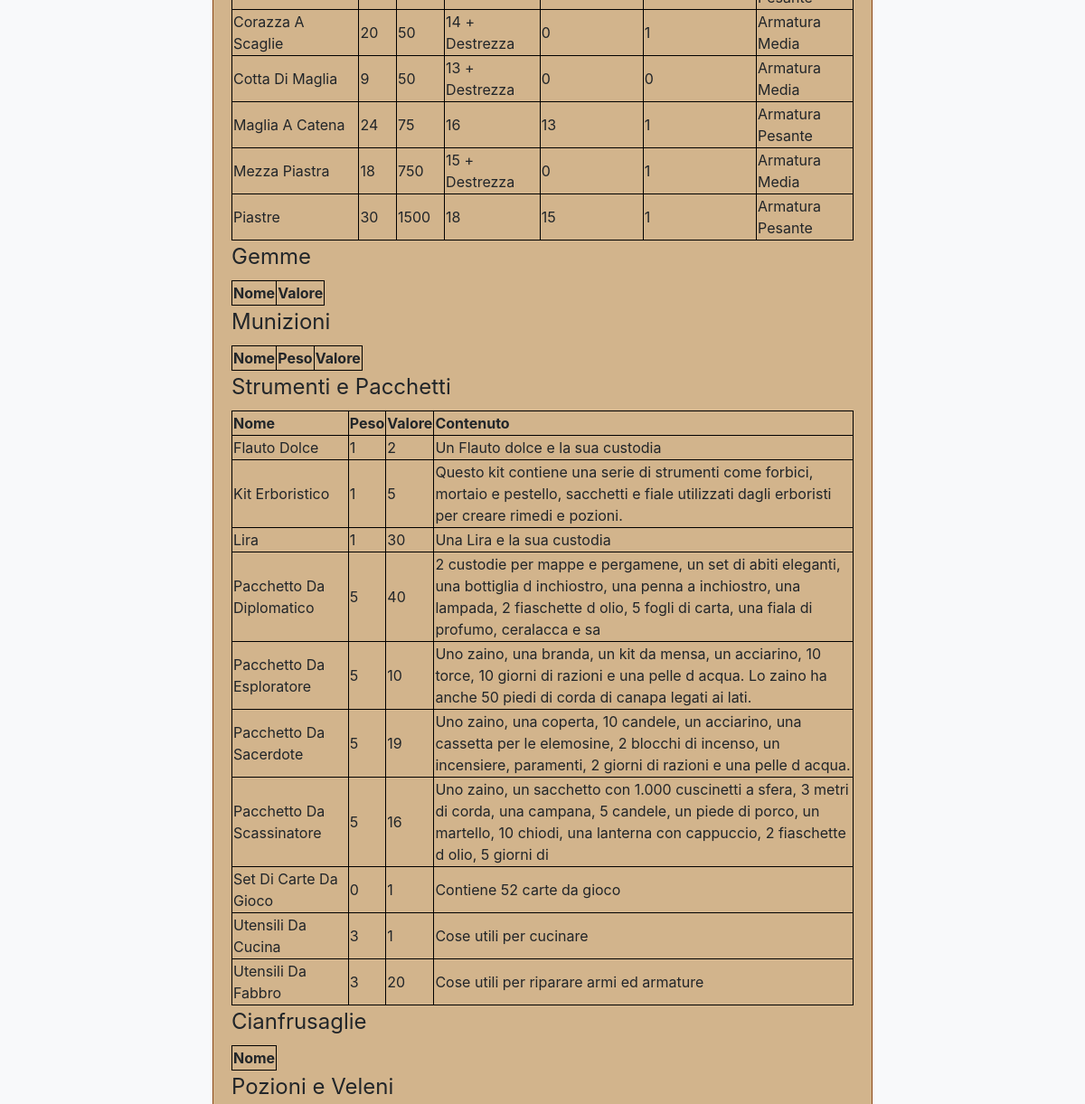
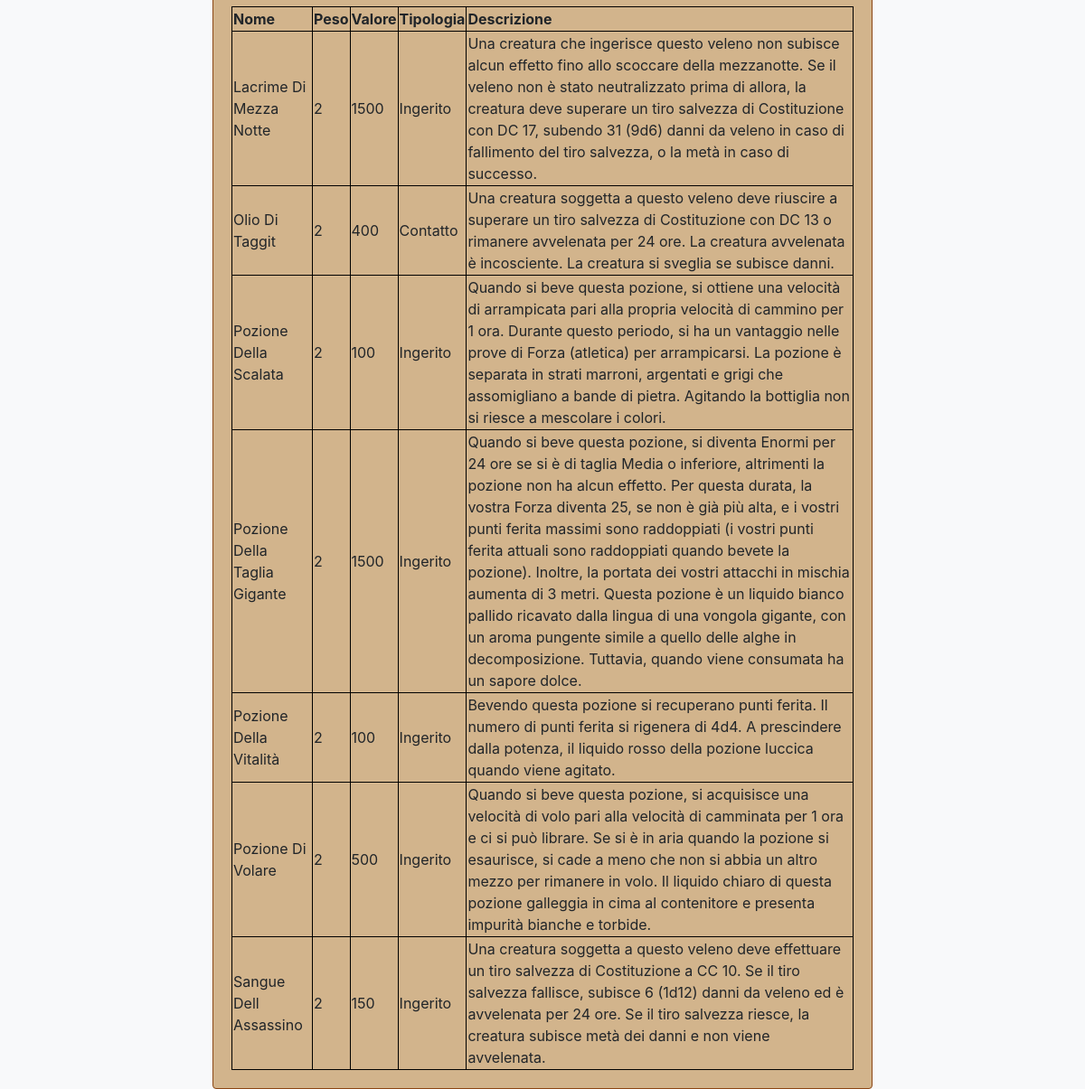
The page /guideoggetti.php (lower part) on the database as committed earlier (2 pictures, top to bottom).
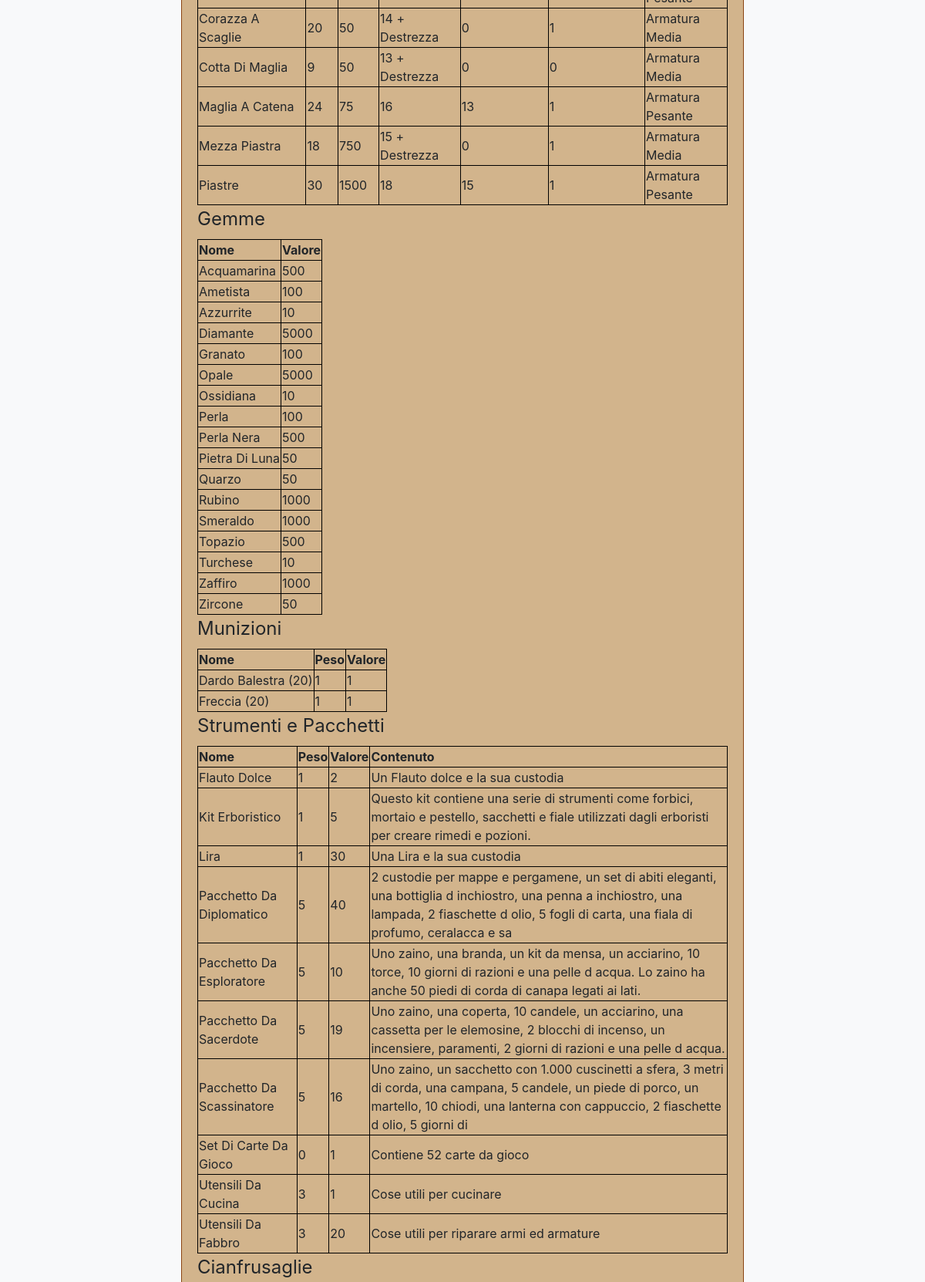
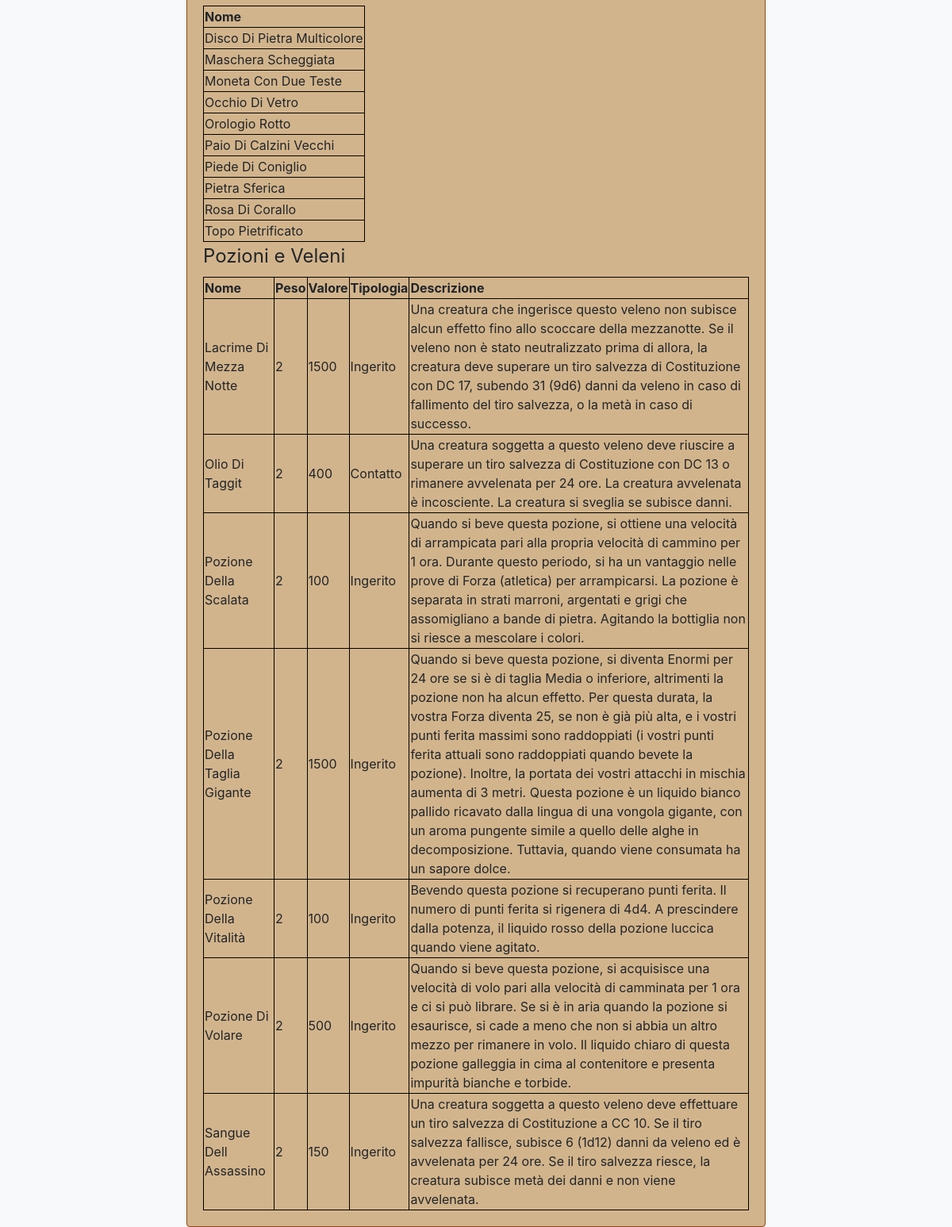
The same page on the database as committed later (2 pictures, top to bottom).
### tables this page shows
CREATE TABLE `oggetto` (
  `Peso` int(11) NOT NULL,
  `Valore` int(11) NOT NULL,
  `Nome` varchar(30) NOT NULL,
  `Descrizione` varchar(1000) DEFAULT NULL,
  `Contenuto` varchar(1000) DEFAULT NULL,
  `Danno` varchar(30) DEFAULT NULL,
  `Tipo_Danno` varchar(30) DEFAULT NULL,
  `Classe_Armatura` varchar(30) DEFAULT NULL,
  `Forza_Necessaria` int(11) DEFAULT NULL,
  `Svantaggio_Furtivita` tinyint(1) DEFAULT NULL,
  `Tipologia` varchar(50) DEFAULT NULL
);

### database.php (called while the page is built, shortened)
<?php
class DatabaseHelper{
    public $db;
    public function __construct($servername, $username, $password, $dbname, $port){
        $this->db = new mysqli($servername, $username, $password, $dbname, $port);
    }
public function getArmors(){
    $query="SELECT Nome, Peso, Valore, Classe_Armatura, Forza_Necessaria, Svantaggio_Furtivita, Tipologia FROM oggetto WHERE Tipologia LIKE 'Armatura %'";
    $stmt = $this->db->prepare($query);
    $stmt->execute();
    $result = $stmt->get_result();
    $weapons=array();
    while ($row = $result->fetch_assoc()){
        $weapons[]=$row;
    }
    return $weapons;
}
public function getGems(){
    $query="SELECT Nome, Valore FROM oggetto WHERE Tipologia LIKE '%Gemma%'";
    $stmt = $this->db->prepare($query);
    $stmt->execute();
    $result = $stmt->get_result();
    $weapons=array();
    while ($row = $result->fetch_assoc()){
        $weapons[]=$row;
    }
    return $weapons;
}
public function getTrinkets(){
    $query="SELECT Nome FROM oggetto WHERE Tipologia LIKE '%Cianfrusaglie%'";
    $stmt = $this->db->prepare($query);
    $stmt->execute();
    $result = $stmt->get_result();
    $weapons=array();
    while ($row = $result->fetch_assoc()){
        $weapons[]=$row;
    }
    return $weapons;
}
public function getPotions(){
    $query="SELECT Nome, Peso, Valore, Tipologia, Descrizione FROM oggetto WHERE (Tipologia LIKE '%Ingerito%') OR (Tipologia LIKE '%Contatto%')";
    $stmt = $this->db->prepare($query);
    $stmt->execute();
    $result = $stmt->get_result();
    $weapons=array();
    while ($row = $result->fetch_assoc()){
        $weapons[]=$row;
    }
    return $weapons;
}
public function getAmmo(){
    $query="SELECT Nome, Peso, Valore FROM oggetto WHERE Tipologia LIKE '%Munizioni%'";
    $stmt = $this->db->prepare($query);
    $stmt->execute();
    $result = $stmt->get_result();
    $weapons=array();
    while ($row = $result->fetch_assoc()){
        $weapons[]=$row;
    }
    return $weapons;
}
public function getTools(){
    $query="SELECT Nome, Peso, Valore, Contenuto FROM oggetto WHERE Contenuto IS NOT NULL";
    $stmt = $this->db->prepare($query);
    $stmt->execute();
    $result = $stmt->get_result();
    $weapons=array();
    while ($row = $result->fetch_assoc()){
        $weapons[]=$row;
    }
    return $weapons;
}
}
?>

### bootstrap.php (called while the page is built, shortened)
<?php
    require_once("database.php");
    $dbh = new DatabaseHelper("localhost", "root", "", "dnd_character_manager", 3306);
?>

### guideoggetti.php (the view, shortened to what the changed rows need)
<?php
    require_once("bootstrap.php");
?>
<!DOCTYPE html>
<html lang="en">
<head>
    <link rel="stylesheet" href="https://stackpath.bootstrapcdn.com/bootstrap/4.5.0/css/bootstrap.min.css">
</head>
<body>
<div class="container">
        <div class="row justify-content-center">
            <div class="col-md-8">
                <div class="card">
                    <div class="card-body">
                    <section>
                    <table>
                    <?php
                    $tuttearmature=$dbh->getArmors();
                    foreach ($tuttearmature as $key){
                      echo "<tr><td>".htmlentities($key["Nome"])."</td>
                      <td>".htmlentities($key["Peso"])."</td>
                      <td>".htmlentities($key["Valore"])."</td>
                      <td>".htmlentities($key["Classe_Armatura"])."</td>
                      <td>".htmlentities($key["Forza_Necessaria"])."</td>
                      <td>".htmlentities($key["Svantaggio_Furtivita"])."</td>
                      <td>".htmlentities($key["Tipologia"])."</td></tr>";
                  }
                    ?>
                     </table>
                     </section>
                    <section>
                    <table>
                      <tr>
                      <th>Nome</th>
                      <th>Valore</th>
                      </tr>
                    <?php
                    $tuttegemme=$dbh->getGems();
                    foreach ($tuttegemme as $key){
                      echo "<tr><td>".htmlentities($key["Nome"])."</td>
                      <td>".htmlentities($key["Valore"])."</td></tr>";
                    }
                    ?>
                     </table>
                     </section>
                     <section>
                    <table>
                      <tr>
                      <th>Nome</th>
                      <th>Peso</th>
                      <th>Valore</th>
                      </tr>
                    <?php
                    $tutteammo=$dbh->getAmmo();
                    foreach ($tutteammo as $key){
                      echo "<tr><td>".htmlentities($key["Nome"])."</td>
                      <td>".htmlentities($key["Peso"])."</td>
                      <td>".htmlentities($key["Valore"])."</td></tr>";
                    }
                    ?>
                     </table>
                     </section>
                     <section>
                    <table>
                      <tr>
                      <th>Nome</th>
                      <th>Peso</th>
                      <th>Valore</th>
                      <th>Contenuto</th>
                      </tr>
                    <?php
                    $tuttitools=$dbh->getTools();
                    foreach ($tuttitools as $key){
                      echo "<tr><td>".htmlentities($key["Nome"])."</td>
                      <td>".htmlentities($key["Peso"])."</td>
                      <td>".htmlentities($key["Valore"])."</td>
                      <td>".htmlentities($key["Contenuto"])."</td></tr>";
                    }
                    ?>
                     </table>
                     </section>
                    <section>
                    <table>
                      <tr>
                      <th>Nome</th>
                      </tr>
                    <?php
                    $cianfrusaglie=$dbh->getTrinkets();
                    foreach ($cianfrusaglie as $key){
                      echo "<tr><td>".htmlentities($key["Nome"])."</td></tr>";
                    }
                    ?>
                     </table>
                     </section>
                     <section>
                    <table>
                      <tr>
                      <th>Nome</th>
                      <th>Peso</th>
                      <th>Valore</th>
                      <th>Tipologia</th>
                      <th>Descrizione</th>
                      </tr>
                    <?php
                    $pozioni=$dbh->getPotions();
                    foreach ($pozioni as $key){
                      echo "<tr><td>".htmlentities($key["Nome"])."</td>
                      <td>".htmlentities($key["Peso"])."</td>
                      <td>".htmlentities($key["Valore"])."</td>
                      <td>".htmlentities($key["Tipologia"])."</td>
                      <td>".htmlentities($key["Descrizione"])."</td></tr>";
                    }
                    ?>
                     </table>
                     </section>
                    </div>
                </div>
            </div>
        </div>
    </div>
</body>
</html>

Rows that differ between the two databases and show on the page:
now on this page (row edited): oggetto: Nome "Acquamarina", Valore "500", shown under "Gemme"
now on this page (row edited): oggetto: Nome "Ametista", Valore "100", shown under "Gemme"
now on this page (row edited): oggetto: Nome "Azzurrite", Valore "10", shown under "Gemme"
now on this page (row edited): oggetto: Nome "Diamante", Valore "5000", shown under "Gemme"
now on this page (row edited): oggetto: Nome "Granato", Valore "100", shown under "Gemme"
now on this page (row edited): oggetto: Nome "Opale", Valore "5000", shown under "Gemme"
now on this page (row edited): oggetto: Nome "Ossidiana", Valore "10", shown under "Gemme"
now on this page (row edited): oggetto: Nome "Perla", Valore "100", shown under "Gemme"
now on this page (row edited): oggetto: Nome "Perla Nera", Valore "500", shown under "Gemme"
now on this page (row edited): oggetto: Nome "Pietra Di Luna", Valore "50", shown under "Gemme"
now on this page (row edited): oggetto: Nome "Quarzo", Valore "50", shown under "Gemme"
now on this page (row edited): oggetto: Nome "Rubino", Valore "1000", shown under "Gemme"
now on this page (row edited): oggetto: Nome "Smeraldo", Valore "1000", shown under "Gemme"
now on this page (row edited): oggetto: Nome "Topazio", Valore "500", shown under "Gemme"
now on this page (row edited): oggetto: Nome "Turchese", Valore "10", shown under "Gemme"
now on this page (row edited): oggetto: Nome "Zaffiro", Valore "1000", shown under "Gemme"
now on this page (row edited): oggetto: Nome "Zircone", Valore "50", shown under "Gemme"
now on this page (row edited): oggetto: Nome "Dardo Balestra (20)", Peso "1", Valore "1", shown under "Munizioni"
now on this page (row edited): oggetto: Nome "Freccia (20)", Peso "1", Valore "1", shown under "Munizioni"
now on this page (row edited): oggetto: Nome "Disco Di Pietra Multicolore", shown under "Cianfrusaglie"
now on this page (row edited): oggetto: Nome "Maschera Scheggiata", shown under "Cianfrusaglie"
now on this page (row edited): oggetto: Nome "Moneta Con Due Teste", shown under "Cianfrusaglie"
now on this page (row edited): oggetto: Nome "Occhio Di Vetro", shown under "Cianfrusaglie"
now on this page (row edited): oggetto: Nome "Orologio Rotto", shown under "Cianfrusaglie"
now on this page (row edited): oggetto: Nome "Paio Di Calzini Vecchi", shown under "Cianfrusaglie"
now on this page (row edited): oggetto: Nome "Piede Di Coniglio", shown under "Cianfrusaglie"
now on this page (row edited): oggetto: Nome "Pietra Sferica", shown under "Cianfrusaglie"
now on this page (row edited): oggetto: Nome "Rosa Di Corallo", shown under "Cianfrusaglie"
now on this page (row edited): oggetto: Nome "Topo Pietrificato", shown under "Cianfrusaglie"
